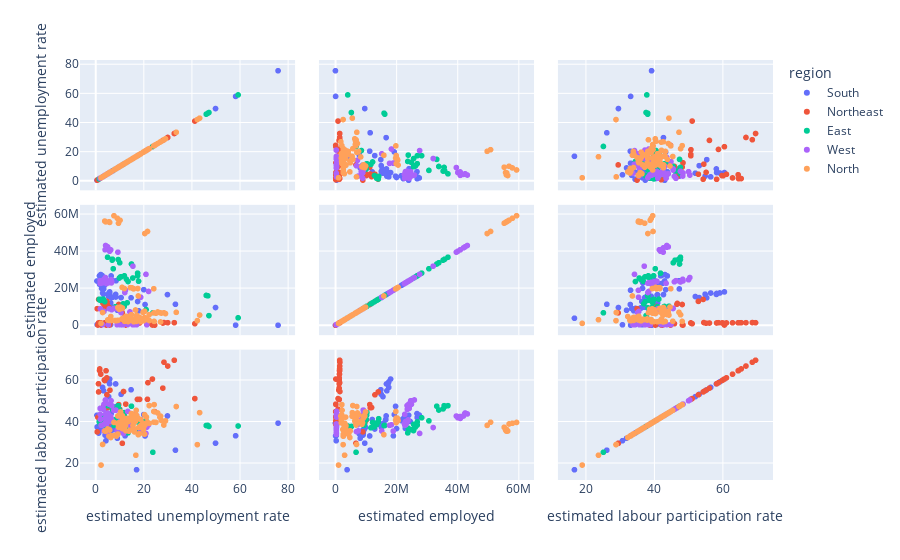

Notebook code cell kept with this figure:
### Code cell
#Scatter matrix showing relationships between unemployment rate, employment, and labor participation rate, color-coded by region.
fig = px.scatter_matrix(data, template='plotly',
                        dimensions=['estimated unemployment rate', 'estimated employed', 'estimated labour participation rate'],
                        color='region')
fig.show()
